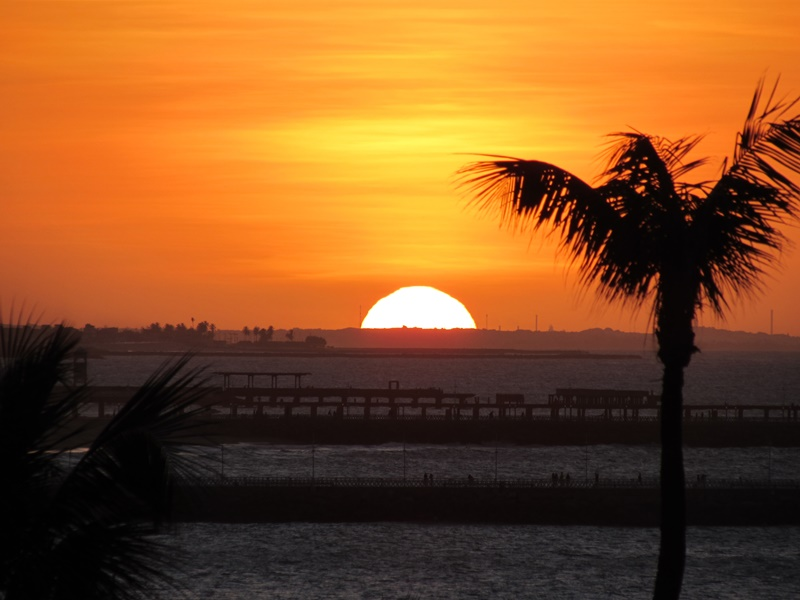
#> input picture Computer_Vision_with_OpenCV/EdgeFilters/Resources/Img/sunset.png, 800 x 600 px
$ jupyter execute Cartoon_filter.ipynb   (shell and % lines are left out)
#> lines starting #> are read from the running program, lines starting #| are printed output that depends on the picture
## Cartoon Filter

Applying cartoon style filters to images

##### Library Importing

[cell 1]
import cv2 as cv
from matplotlib import pyplot as plt

##### Image Reading

[cell 2]
img = cv.imread('./Resources/Img/sunset.png')
#> img is the input picture: shape (600, 800, 3); mean B, G, R 35.5, 82.3, 136.1

plt.figure(figsize=(10,8))
plt.imshow(img)
plt.show()

#### Edge Preserving Filter

This technique softens noise or textures while keeping **edges sharp**.

`edgePreservingFilter(img, dest, flags,sigma_s, sigma_r)` <br>
* Input: <br>
    1.	`img`: Image which the filter will be applied; <br>
    2.	`dest` (optional): Output image; <br>
    3.  `flags`: Edge preserving filters; <br>
        `RECURS_FILTER` (Recursive Filter - `flags = 1`): Around 3.5x faster than NORMCONV_FILTER; <br>
        `NORMCONV_FILTER` (Normalized Convolution - `flags = 2`): Makes border sharp and is good to aplications as stylizations; <br>
    4.  `sigma_s`: Controls the size of adjacent for smoothing - values between `0` and `200`; <br>
    5.  `sigma_r`: Controls how different colors in the neighborhood will be calculated - values between `0` and `1`. <br>

* Output: Image with Edge Preserving Filter enhancement. <br><br>

[cell 3]
EdgePreservingImg = cv.edgePreservingFilter(img, flags=2, sigma_s=80, sigma_r=0.4)
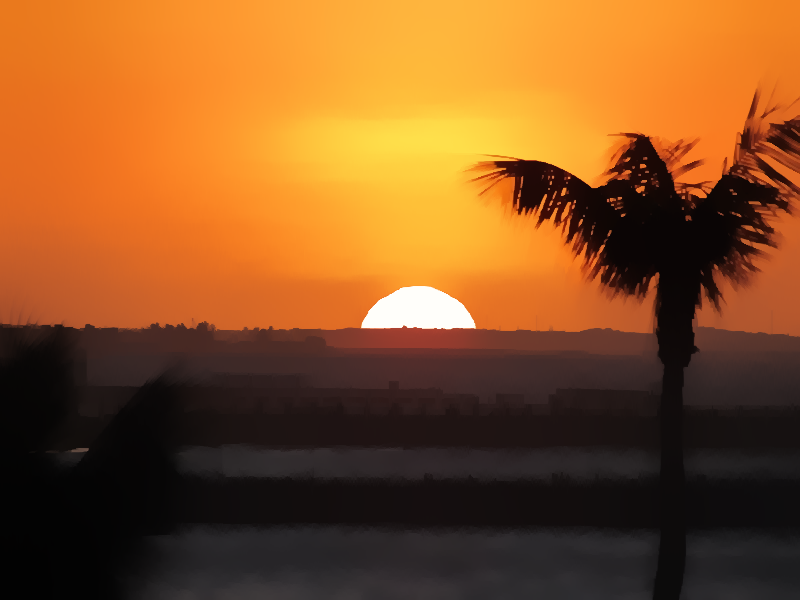
#> EdgePreservingImg: shape (600, 800, 3); mean B, G, R 35.4, 82.4, 136

[cell 4]
# Image Plotting
fig = plt.figure(figsize=(20, 50))

plt.imshow(EdgePreservingImg)
plt.title("Image with Edge Preserving Filter Applied")
plt.show()

#### Stylization Filter

`stylization(img, sigma_s, sigma_r)` <br>
* Input: <br>
    1.	`img`: Image which the filter will be applied; <br>
    2.  `sigma_s`: Controls the size of adjacent for smoothing - values between `0` and `200`; <br>
    3.  `sigma_r`: Controls how different colors in the neighborhood will be calculated - values between `0` and `1`. <br>

* Output: Image with Stylization Filter enhancement applied. <br><br>

[cell 5]
cartoonImg = cv.stylization(img, sigma_s=160, sigma_r=0.2)
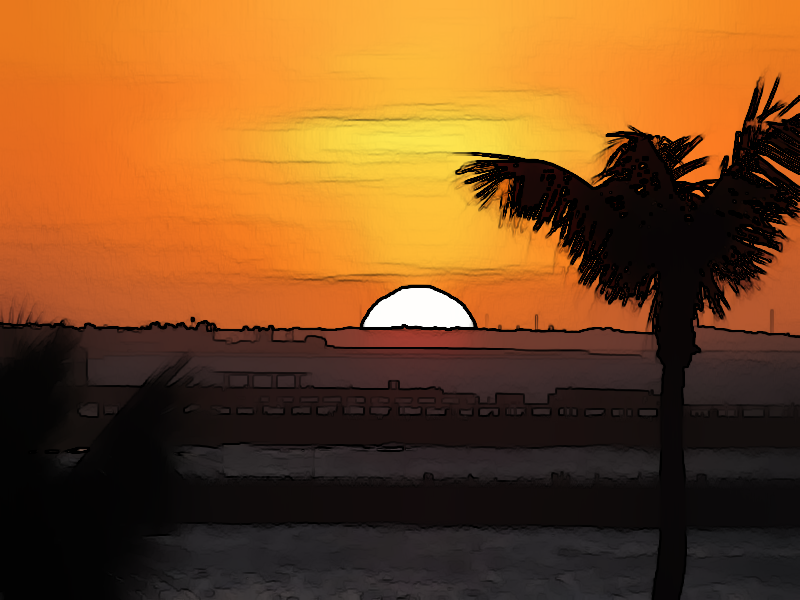
#> cartoonImg: shape (600, 800, 3); mean B, G, R 32.3, 76.2, 124.5
